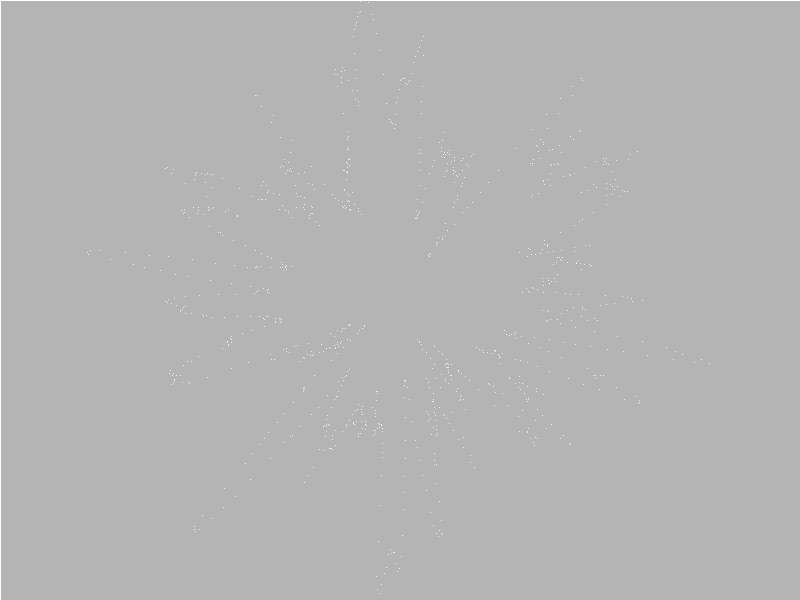
Frame 1 (no input)
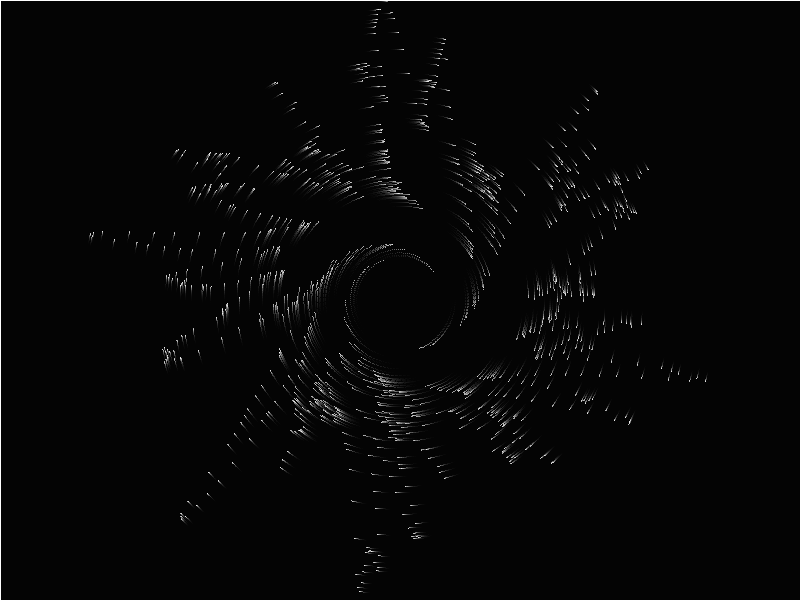
Frame 60 (the mouse pressed at the canvas centre just before this capture)
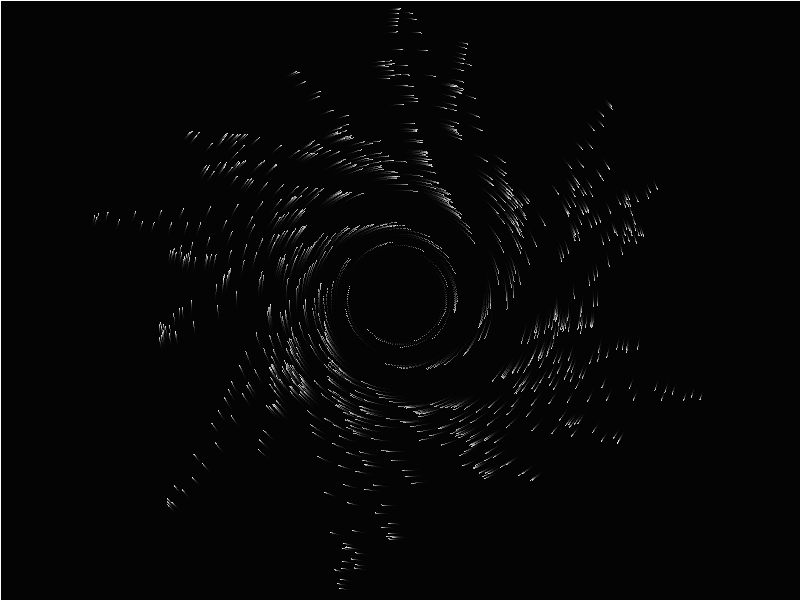
Frame 120 (the mouse held since frame 60 and released just before this capture)

The Processing sketch that drew these frames (run headless with seeded random() and noise(); from frame 60 on, the mouse is pressed at the canvas centre):

// Processing sketch: Noise_Circle
// ── Noise_Circle.pde
void setup(){
  size(800,600);
  stroke(255);
  fill(0,30);
}

void draw(){
  rect(0,0,width, height);
  translate(width/2,height/2);
  for(float i=0;i<TWO_PI;i+=TWO_PI/1000){
    float r = noise(i*10)*(width/2);
    float a = i+(frameCount*10)/(r*r*0.1);
    point(cos(a)*r,sin(a)*r);
  }
  
}
